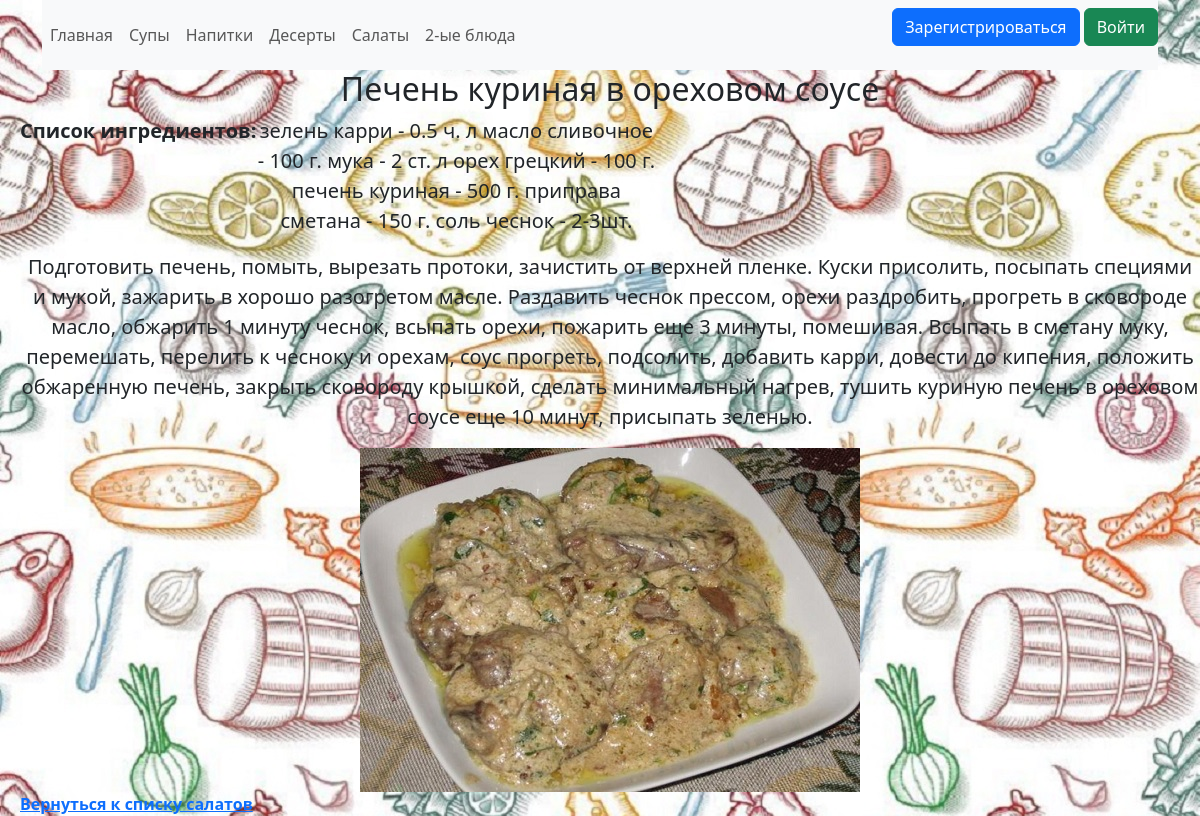
Screenshot of /salad/35 with the database file from the repository.
### data/recipes.py (models this page shows)
class Recipe(SqlAlchemyBase, SerializerMixin):
    __tablename__ = 'recipes'
    id = sqlalchemy.Column(sqlalchemy.Integer,
                           primary_key=True, autoincrement=True)
    name = sqlalchemy.Column(sqlalchemy.String, nullable=True)
    ingredients = sqlalchemy.Column(sqlalchemy.TEXT, nullable=True)
    recipe = sqlalchemy.Column(sqlalchemy.TEXT)

### data/images.py (models this page shows)
class Image(SqlAlchemyBase):
    __tablename__ = 'images'
    id = sqlalchemy.Column(sqlalchemy.Integer,
                           primary_key=True, autoincrement=True)
    file = sqlalchemy.Column(sqlalchemy.String)

### main.py (the view)
@app.route('/salad/<int:pk>')
def salad(pk):
    db_sess = db_session.create_session()
    img = db_sess.query(Image).filter(
        Image.id == db_sess.query(RecImage).filter(RecImage.id_rec == pk).first().id_images).first()
    salad = db_sess.query(Recipe).filter(Recipe.id == pk).first()
    return render_template('detail_salad.html', salad=salad, img=img.file)

### data/db_session.py (called while the page is built)
def create_session() -> Session:
    global __factory
    return __factory()

### templates/detail_salad.html
{% extends "base.html" %}
{% block content %}
<div style="text-align: center; font-size: 20px; margin-left: 20px;">
    <h2>{{salad.name}}</h2>
    <div style="display:flex">
        <p><b>Список ингредиентов:</b></p>
        <p style="width:400px">{{salad.ingredients}}</p>
    </div>
    <p>{{salad.recipe}}</p>
    <img src="{{ url_for('static', filename=img) }}" alt="{{salad.name}}">
</div>
    <a href="/salads" style="margin-left: 20px;"><b>Вернуться к списку салатов</b></a>
{% endblock %}

### rows the page displays
Recipe: name "Печень куриная в ореховом соусе", ingredients "зелень карри - 0.5 ч. л масло сливочное - 100 г. мука - 2 ст. л орех грецкий - 100 г. печень куриная - 500 г. приправа сметана - 150 г. соль чеснок - 2-3шт.", recipe "Подготовить печень, помыть, вырезать протоки, зачистить от верхней пленке. Куски присолить, посыпать специями и мукой, зажарить в хорошо разогретом масле. Раздавить чеснок прессом, орехи раздробить, прогреть в сковороде масло, обжарить 1 минуту чеснок, всыпать орехи, пожарить еще 3 минуты, помешивая. Всыпать в сметану муку, перемешать, перелить к чесноку и орехам, соус прогреть, подсолить, добавить карри, довести до кипения, положить обжаренную печень, закрыть сковороду крышкой, сделать минимальный нагрев, тушить куриную печень в ореховом соусе еще 10 минут, присыпать зеленью."
Image: file.name (picture)
